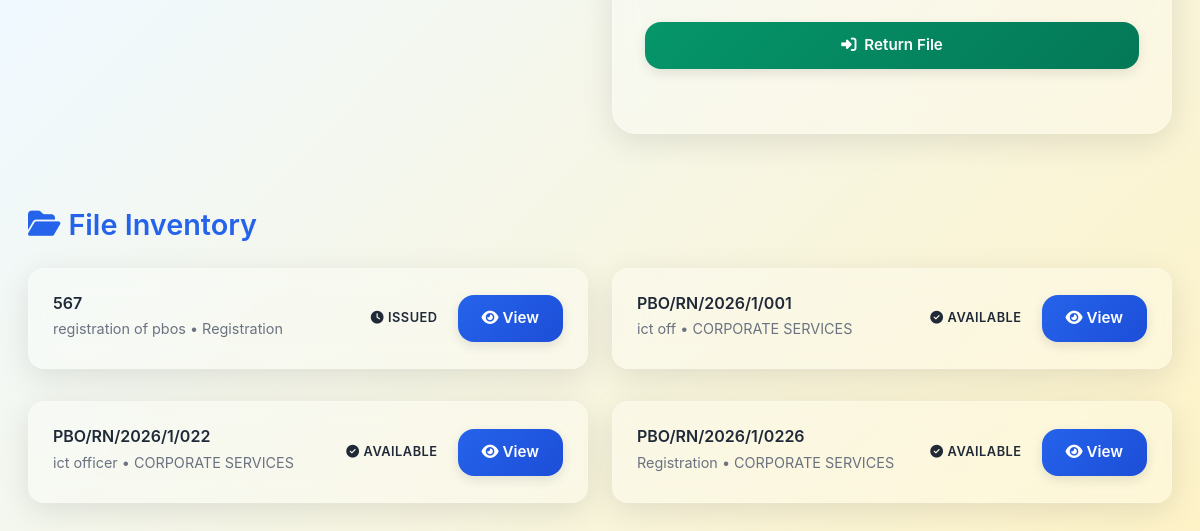
Before: /files/dashboard (signed in, lower part) with the older database file.
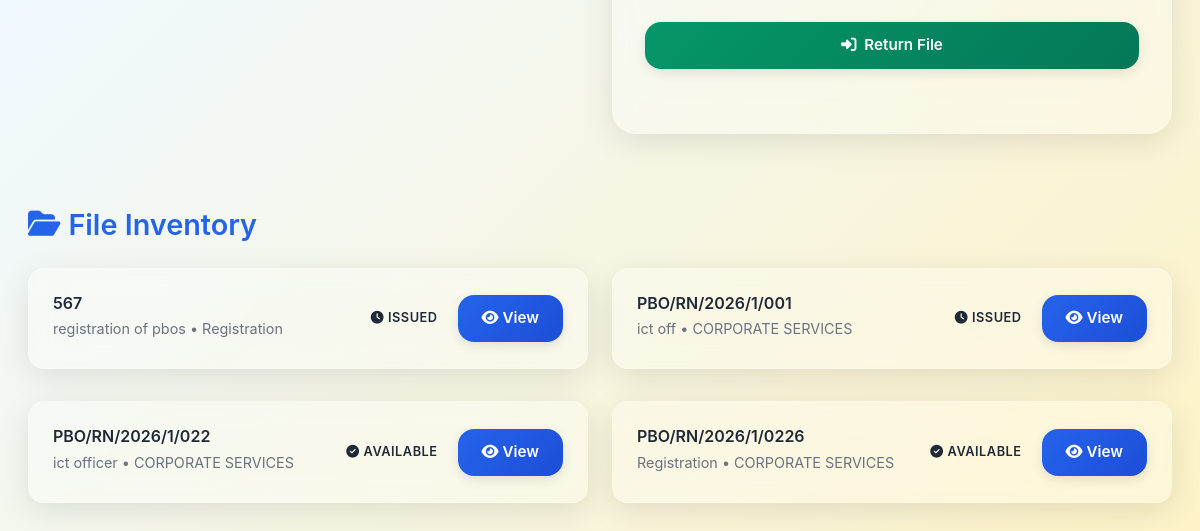
After: the same page with the newer database file.
### app/models.py (models this page shows)
class FileRecord(db.Model):
    __tablename__ = "files"
    id = db.Column(db.Integer, primary_key=True)
    file_number = db.Column(db.String(100), unique=True, nullable=False)
    title = db.Column(db.String(200), nullable=True)
    department = db.Column(db.String(120), nullable=True)
    is_issued = db.Column(db.Boolean, default=False)
    transactions = db.relationship("FileTransaction", backref="file", lazy=True)

### app/routes/files.py (the view)
@bp.route('/dashboard')
@login_required
def dashboard():
    files = FileRecord.query.all()
    form = UploadFileForm()
    checkout_form = CheckoutFileForm()
    return_form = ReturnFileForm()
    return render_template('files/dashboard.html', files=files, form=form, checkout_form=checkout_form, return_form=return_form)

### app/templates/files/dashboard.html (shortened to what this page needs)
{% extends "base.html" %}
{% block content %}
<div class="container-fluid mt-5">
    <div class="row">
        <div class="col-lg-6 mb-4">
        </div>
        <div class="col-lg-6 mb-4">
            <div class="glass-card fade-in-up">
                {% if current_user.is_admin %}
                <div class="form-section">
                    <form id="return-form" action="{{ url_for('files.return_file') }}" method="post">
                        <button type="button" class="btn btn-success w-100" onclick="submitReturn()">
                            <i class="fas fa-sign-in-alt me-2"></i>Return File
                        </button>
                    </form>
                </div>
                {% endif %}
            </div>
        </div>
    </div>
    <div class="file-list-container fade-in-up">
        <h2 class="file-list-title">
            <i class="fas fa-folder-open"></i>
            File Inventory
        </h2>
        <div class="row">
            {% for file in files %}
            <div class="col-lg-6 mb-3">
                <div class="file-item" id="file-{{ file.file_number }}">
                    <div class="file-info">
                        <div class="file-details">
                            <h5>{{ file.file_number }}</h5>
                            <p class="file-meta">{{ file.title }} • {{ file.department }}</p>
                        </div>
                        <div class="d-flex align-items-center gap-2">
                            <span class="file-status"
                                    data-file="{{ file.file_number }}">
                                {% if file.is_issued %}
                                <i class="fas fa-clock me-1"></i>Issued
                                {% else %}
                                <i class="fas fa-check-circle me-1"></i>Available
                                {% endif %}
                            </span>
                            <div class="file-actions">
                                <a href="{{ url_for('files.view_file', file_id=file.id) }}" class="btn btn-primary btn-sm">
                                    <i class="fas fa-eye"></i> View
                                </a>
                            </div>
                        </div>
                    </div>
                </div>
            </div>
            {% endfor %}
        </div>
    </div>
</div>
{% endblock %}

Changed rows visible on the page:
changed FileRecord "PBO/RN/2026/1/001": is_issued "AVAILABLE" → "ISSUED"
